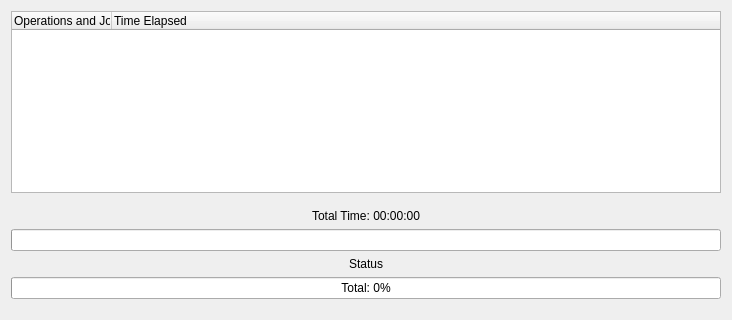
<ui version="4.0" >
 <class>ProgressDialogWidgetBase</class>
 <widget class="QWidget" name="ProgressDialogWidgetBase" >
  <property name="geometry" >
   <rect>
    <x>0</x>
    <y>0</y>
    <width>732</width>
    <height>320</height>
   </rect>
  </property>
  <property name="minimumSize" >
   <size>
    <width>720</width>
    <height>320</height>
   </size>
  </property>
  <layout class="QVBoxLayout" name="verticalLayout" >
   <item>
    <widget class="QTreeWidget" name="m_TreeTasks" >
     <property name="selectionMode" >
      <enum>QAbstractItemView::NoSelection</enum>
     </property>
     <property name="wordWrap" >
      <bool>true</bool>
     </property>
     <property name="columnCount" >
      <number>2</number>
     </property>
     <column>
      <property name="text" >
       <string>Operations and Jobs</string>
      </property>
     </column>
     <column>
      <property name="text" >
       <string>Time Elapsed</string>
      </property>
     </column>
    </widget>
   </item>
   <item>
    <spacer name="verticalSpacer" >
     <property name="orientation" >
      <enum>Qt::Vertical</enum>
     </property>
     <property name="sizeType" >
      <enum>QSizePolicy::Fixed</enum>
     </property>
     <property name="sizeHint" stdset="0" >
      <size>
       <width>20</width>
       <height>10</height>
      </size>
     </property>
    </spacer>
   </item>
   <item>
    <layout class="QHBoxLayout" name="horizontalLayout" >
     <item>
      <widget class="QLabel" name="m_LabelTime" >
       <property name="text" >
        <string>Total Time: 00:00:00</string>
       </property>
       <property name="alignment" >
        <set>Qt::AlignCenter</set>
       </property>
      </widget>
     </item>
    </layout>
   </item>
   <item>
    <layout class="QVBoxLayout" name="m_MainLayout" >
     <item>
      <widget class="QProgressBar" name="m_ProgressSub" >
       <property name="format" >
        <string>Operation: %p%</string>
       </property>
      </widget>
     </item>
     <item>
      <widget class="QLabel" name="m_LabelStatus" >
       <property name="enabled" >
        <bool>true</bool>
       </property>
       <property name="text" >
        <string>Status</string>
       </property>
       <property name="alignment" >
        <set>Qt::AlignCenter</set>
       </property>
      </widget>
     </item>
     <item>
      <widget class="QProgressBar" name="m_ProgressTotal" >
       <property name="value" >
        <number>0</number>
       </property>
       <property name="format" >
        <string>Total: %p%</string>
       </property>
      </widget>
     </item>
    </layout>
   </item>
   <item>
    <spacer name="verticalSpacer_2" >
     <property name="orientation" >
      <enum>Qt::Vertical</enum>
     </property>
     <property name="sizeType" >
      <enum>QSizePolicy::Fixed</enum>
     </property>
     <property name="sizeHint" stdset="0" >
      <size>
       <width>20</width>
       <height>10</height>
      </size>
     </property>
    </spacer>
   </item>
  </layout>
 </widget>
 <resources/>
 <connections/>
</ui>
